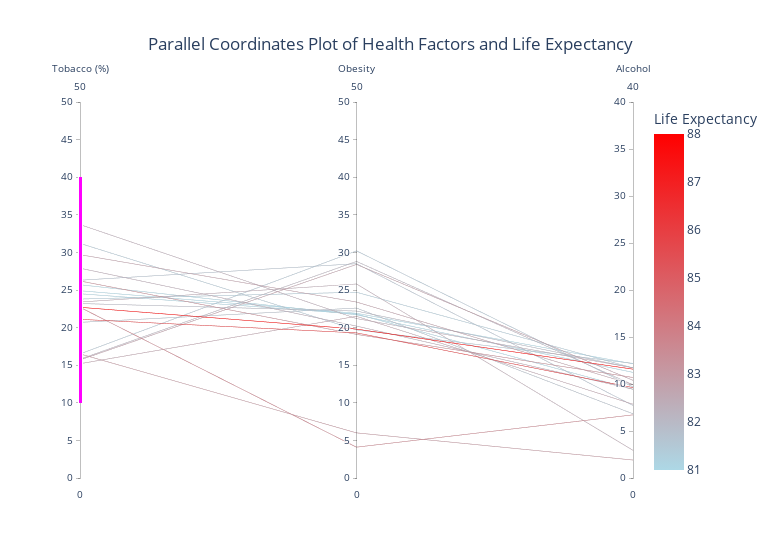

The notebook cell saved with this chart:
### Code cell
fig = go.Figure(data=go.Parcoords(
    line=dict(color=filtered_df['Life expectancy'],  # Color by life expectancy
              colorscale=[[0, 'lightblue'], [1, 'red']],  # Two-color scale from purple to gold
              showscale=True,
              colorbar=dict(title='Life Expectancy')),  # Add color bar title
    dimensions=[
        dict(range=[0, 50], constraintrange=[10, 40],
             label='Tobacco (%)', values=filtered_df['Prevalence of current tobacco use (% of adults)']),
        dict(range=[0, 50],
             label='Obesity', values=filtered_df['Prevalence of obesity among adults, Both sexes']),
        dict(range=[0, 40],
             label='Alcohol', values=filtered_df['Total alcohol consumption per capita (liters of pure alcohol, projected estimates, 15+ years of age)'])
    ]
))

fig.update_layout(
    title='Parallel Coordinates Plot of Health Factors and Life Expectancy',
    title_x=0.5,
    font=dict(size=12),
    plot_bgcolor='white',
    paper_bgcolor='white',
    width=780
)

fig.show()

### Figure 1 — Plotly figure (JSON) as saved in the notebook; plotly's stock layout.template omitted (floating-point values rounded to 4 significant figures)
{"data": [{"dimensions": [{"constraintrange": [10, 40], "label": "Tobacco (%)", "range": [0, 50], "values": [24.9, 24.5, 25.7, 23.8, 31.2, 16.5, 26.3, 20.7, 23.2, 15.8, 27.9, 33.7, 23.4, 15.2, 15.7, 29.7, 16.5, 26.2, 22.7, 21.1, 22.7]}, {"label": "Obesity", "range": [0, 50], "values": [21.9, 21.8, 21.7, 24.7, 19.7, 30.2, 28.5, 22.6, 22.2, 28.8, 20.2, 21.2, 25.8, 21.5, 28.4, 23.4, 6, 19.1, 4.1, 19.3, 19.8]}, {"label": "Alcohol", "range": [0, 40], "values": [12.15, 9.435, 11.24, 11.71, 12.19, 9.693, 7.717, 6.83, 11.71, 9.917, 9.445, 11.73, 2.941, 7.848, 10.39, 9.942, 1.912, 10.69, 6.718, 9.613, 11.58]}], "line": {"color": [81, 81.1, 81.1, 81.4, 81.5, 81.6, 81.7, 81.8, 82, 82.2, 82.4, 82.4, 82.5, 82.7, 82.8, 82.8, 83.1, 83.4, 83.7, 86, 88], "colorbar": {"title": {"text": "Life Expectancy"}}, "colorscale": [[0, "lightblue"], [1, "red"]], "showscale": true}, "type": "parcoords"}], "layout": {"font": {"size": 12}, "paper_bgcolor": "white", "plot_bgcolor": "white", "title": {"text": "Parallel Coordinates Plot of Health Factors and Life Expectancy", "x": 0.5}, "width": 780}}
